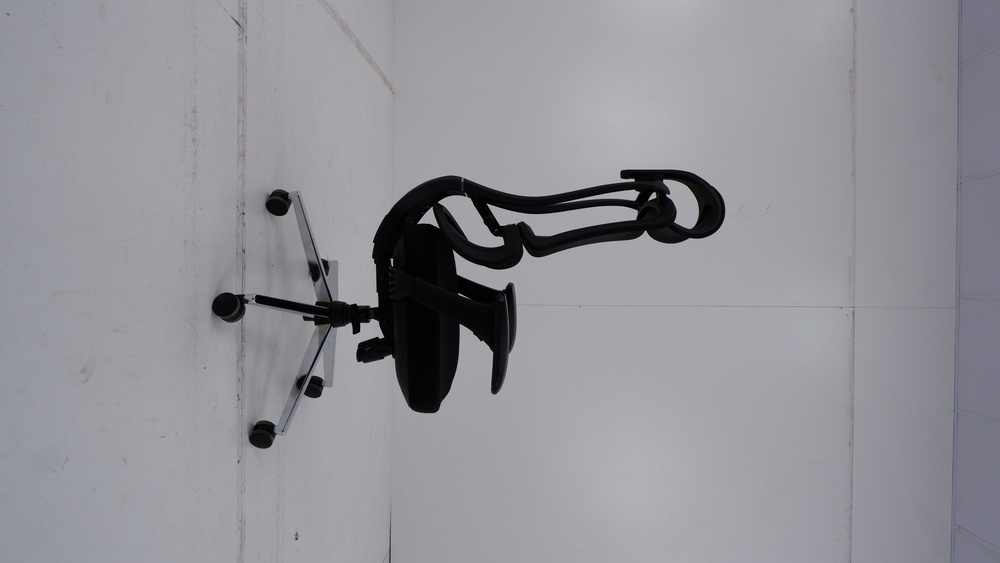
#> input picture chair_photos/19.jpg, 1000 x 563 px, shrunk from 6000 x 3376 before the run, given in place of backrest_a.png, which was not available
$ python fabriccompare.py
#> lines starting #> are read from the running program, lines starting #| are printed output that depends on the picture; pictures that were not available may be replaced by others from this repository, and a replacement may not be noted
### tools/chair3d/comp.py
# Composite the RGBA Blender frames over the light grey studio background and encode.
# Usage: python3 comp.py frames out.mp4   |   python3 comp.py frames sheet.jpg 0,30,60,90
import sys, os, glob, subprocess, numpy as np
from PIL import Image, ImageFilter

FILL = np.array([40, 40, 42], np.float32) / 255          # fallback colour for pin-holes with no surface around them

# [9 lines left out: function studio_bg, not called in this run]

def close_alpha(a8, size=9):
    # morphological closing: small see-through holes inside a part become solid; gaps between parts stay open
    im = Image.fromarray(a8)
    return np.asarray(im.filter(ImageFilter.MaxFilter(size)).filter(ImageFilter.MinFilter(size)), np.float32) / 255

def neighbour_colour(rgb, a, r=6):
    # colour of the surrounding surface: blur of the premultiplied colour divided by blur of the alpha
    pm = Image.fromarray((np.clip(rgb * a, 0, 1) * 255).astype(np.uint8)).filter(ImageFilter.BoxBlur(r))
    wa = Image.fromarray((a[..., 0] * 255).astype(np.uint8)).filter(ImageFilter.BoxBlur(r))
    w = np.asarray(wa, np.float32)[..., None] / 255
    return np.where(w > 1e-3, np.asarray(pm, np.float32) / 255 / np.maximum(w, 1e-3), FILL)

def fill_pinholes(rgba):
    # small see-through specks fully enclosed by the chair (open slots Tripo left in the rims) take the colour
    # around them; real openings are far larger, and the gaps between flying parts are not enclosed
    from scipy import ndimage
    h, w = rgba.shape[:2]; a = rgba[..., 3]
#> after `h, w = rgba.shape[:2]`: h = 563; w = 1000
#> after `a = rgba[..., 3]`: a: shape (563, 1000); every value is 255
    hole = ndimage.binary_fill_holes(a > 128) & (a <= 128)
#> hole: shape (563, 1000) bool; every value is 0
    lab, n = ndimage.label(hole)
#> lab: shape (563, 1000) int32; every value is 0
#> n = 0
    if not n: return rgba
    size = ndimage.sum(hole, lab, index=np.arange(1, n + 1)); small = np.zeros(n + 1, bool)
    small[1:] = size < float(os.environ.get('PINHOLE_FRAC', 0.0002)) * w * h
    m = small[lab]
    if not m.any(): return rgba
    out = rgba.astype(np.float32) / 255
    fill = neighbour_colour(out[..., :3], out[..., 3:], r=4)
    out[m, :3] = fill[m]; out[m, 3] = 1.0
    return (out * 255).astype(np.uint8)

def over(rgba, bg):
    if os.environ.get('PINHOLES', '1') == '1': rgba = fill_pinholes(rgba)
    im = rgba.astype(np.float32) / 255; a = im[..., 3:]
#> after `a = im[..., 3:]`: a: shape (563, 1000, 1) float32; every value is 1
    # CLOSE=0 for models without pin-holes (model 8): the closing would bridge small gaps between parts with grey
    if os.environ.get('CLOSE', '1') == '0': return (np.clip(im[..., :3] * a + bg * (1 - a), 0, 1) * 255).astype(np.uint8)
    ac = np.maximum(close_alpha(rgba[..., 3])[..., None], a)
    fill = neighbour_colour(im[..., :3], a)              # pin-holes take the fabric colour around them
#> in neighbour_colour, `pm = Image.fromarray((np.clip(rgb * a, 0, 1) * 255).astype(np.uint8))...`:
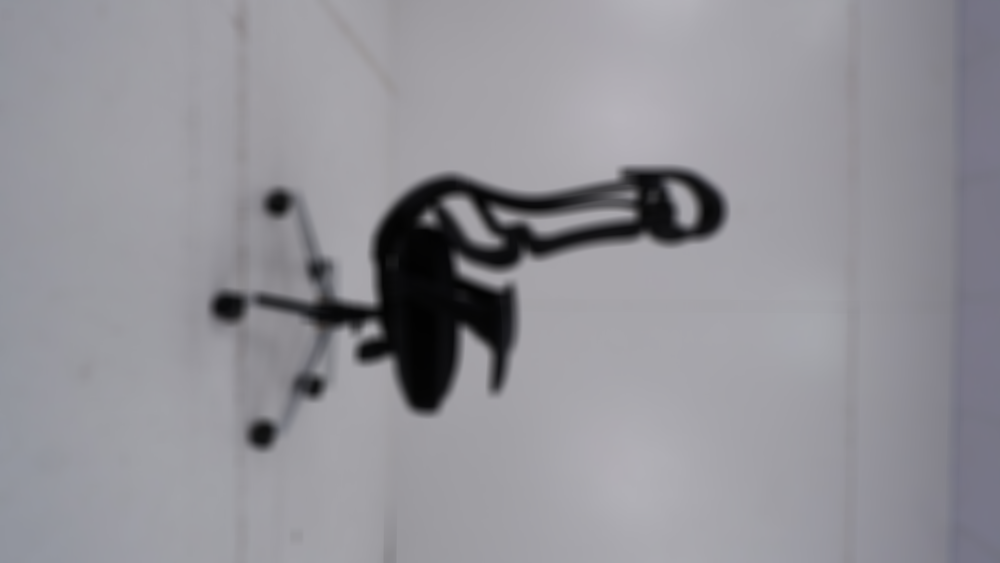
#> pm: PIL image 1000x563 RGB; mean R, G, B 146.6, 145.7, 151.8
    return (np.clip(im[..., :3] * a + fill * (ac - a) + bg * (1 - ac), 0, 1) * 255).astype(np.uint8)
#> returned value is the input picture: shape (563, 1000, 3); mean R, G, B 146.6, 145.7, 151.8

# [17 lines that do not run on import are left out]

### tools/chair3d/fabriccompare.py
# Backrest (back, front) next to the lumbar, large, to compare the fabric.
import numpy as np
from PIL import Image, ImageDraw
from comp import over
BG = np.array([202, 198, 194], np.float32) / 255
tiles = [('Backrest (back)', 'parts/backrest_a.png'), ('Backrest (front)', 'parts/backrest_b.png'), ('Lumbar (front)', 'parts/lumbar_b.png')]
ims = [Image.fromarray(over(np.asarray(Image.open(p).convert('RGBA')), BG)) for _, p in tiles]
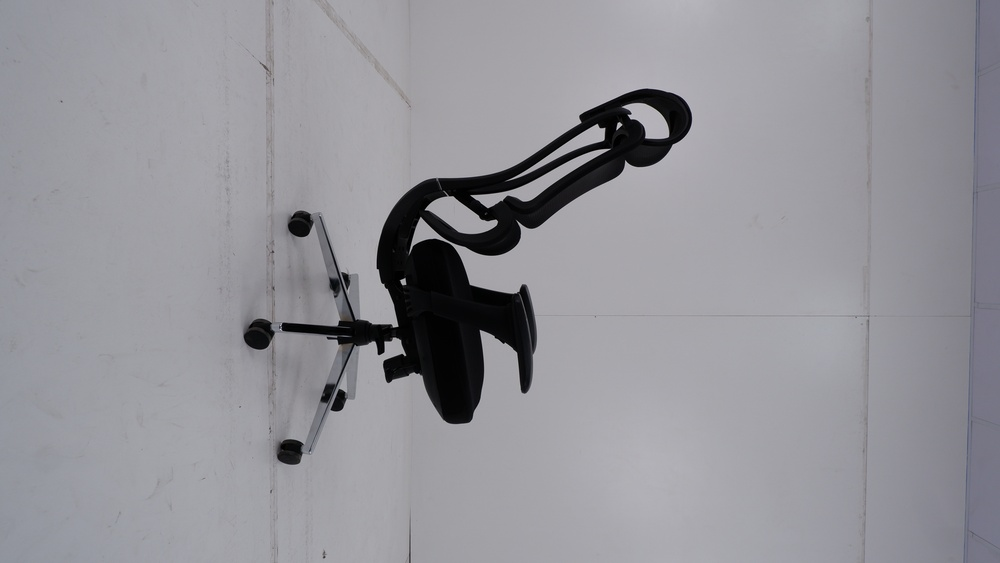
#> input picture chair_photos/30.jpg, 1000 x 563 px, shrunk from 6000 x 3376 before the run, given in place of backrest_b.png, which was not available
#> call 2 of neighbour_colour, with r = 6
#> in neighbour_colour (call 2), `pm = Image.fromarray((np.clip(rgb * a, 0, 1) * 255).astype(np.uint8))...`:
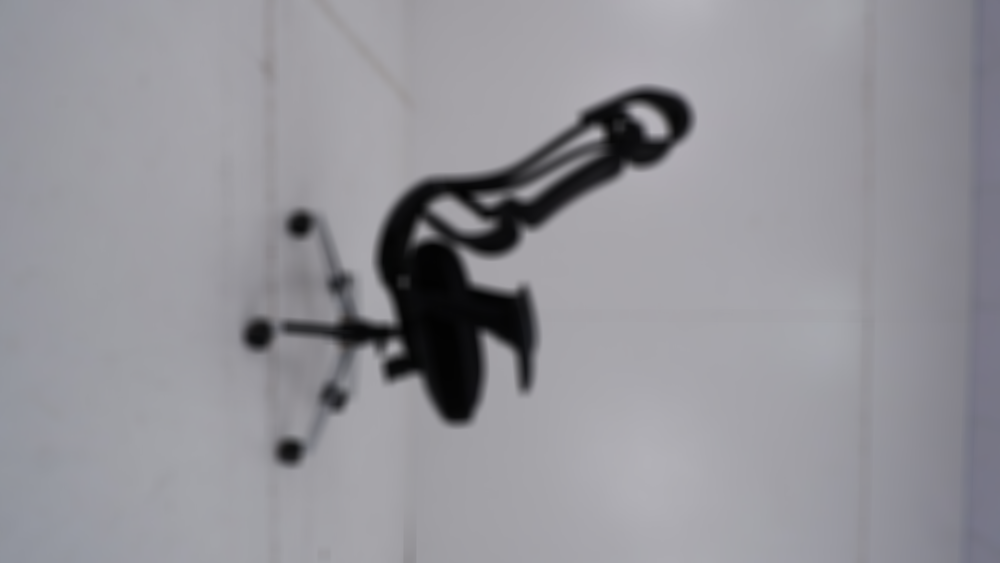
#> pm: PIL image 1000x563 RGB; mean R, G, B 147.8, 147.2, 152.9
#> in over, returned value is the input picture: shape (563, 1000, 3); mean R, G, B 147.8, 147.2, 152.9
#> ims = 3 items
s = ims[0].size[0]; sheet = Image.new('RGB', (s * 3, s + 24), (202, 198, 194)); d = ImageDraw.Draw(sheet)
#> after `s = ims[0].size[0]`: s = 1000
#> after `sheet = Image.new('RGB', (s * 3, s + 24), (202, 198, 194))`:
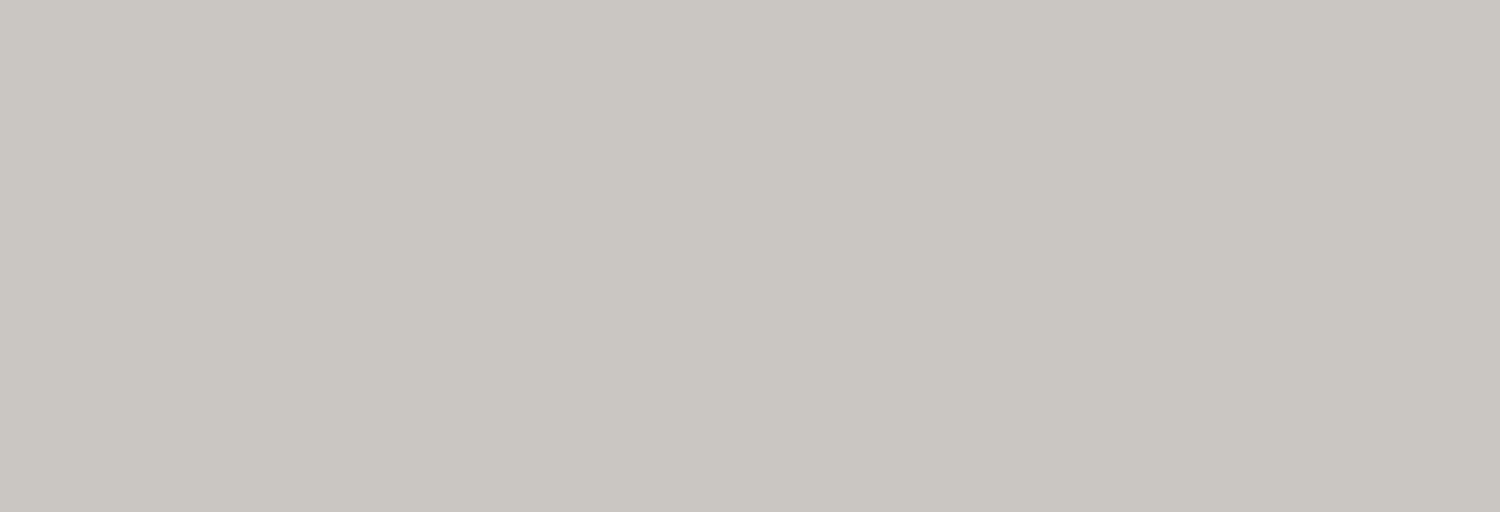
#> sheet: PIL image 3000x1024 RGB (shown at 1/2 size); mean R, G, B 202, 198, 194
for i, ((t, _), im) in enumerate(zip(tiles, ims)):
    sheet.paste(im, (i * s, 24)); d.text((i * s + 8, 6), t, fill=(30, 30, 30))
#> this loop made 3 passes
#> t on passes 1 to 3: 'Backrest (back)', 'Backrest (front)', 'Lumbar (front)'
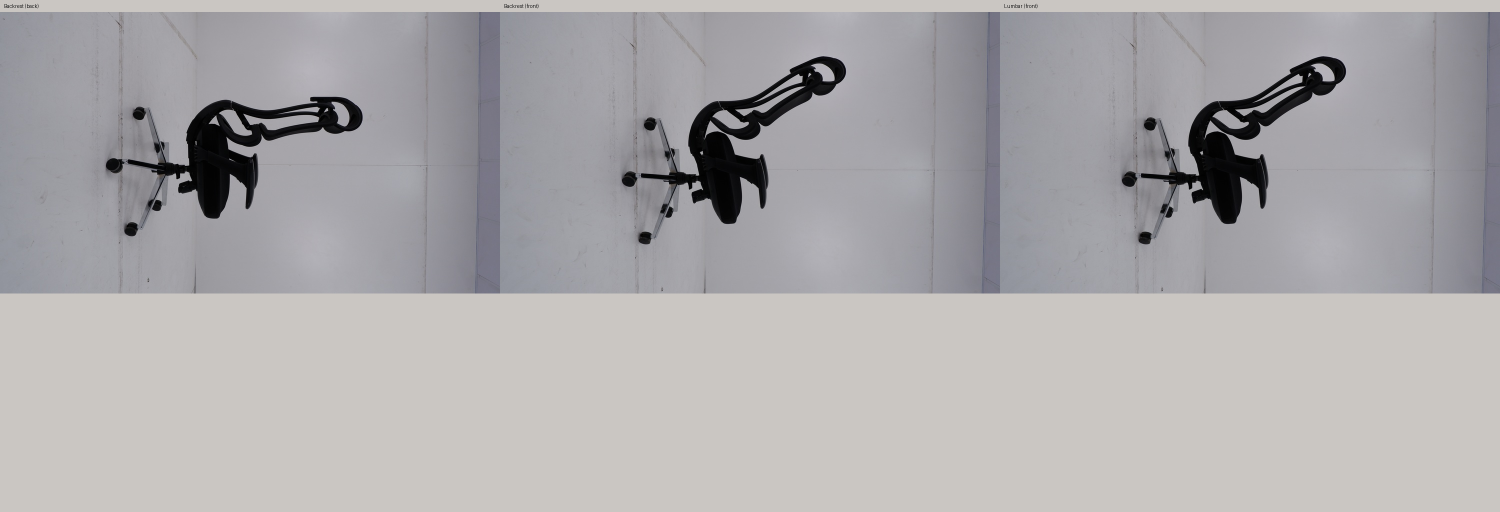
#> sheet: PIL image 3000x1024 RGB (shown at 1/2 size); mean R, G, B 172, 169.8, 171.2
sheet.save('fabric.jpg', quality=85)
